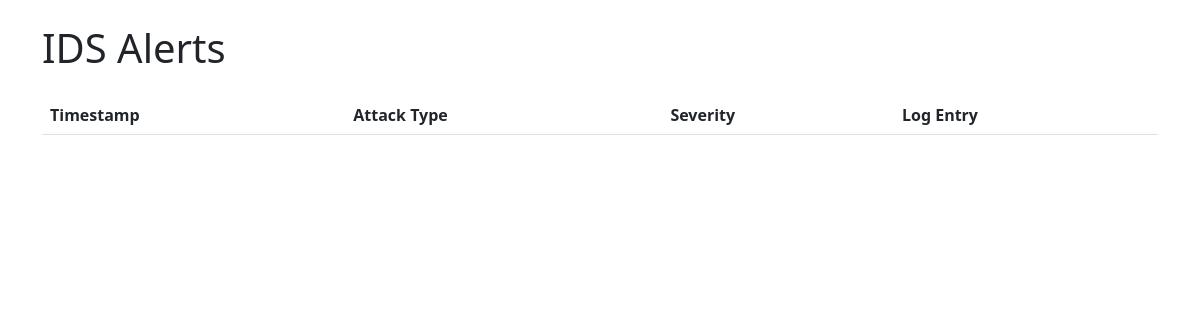
/alerts/, run on an earlier commit of the app's database.
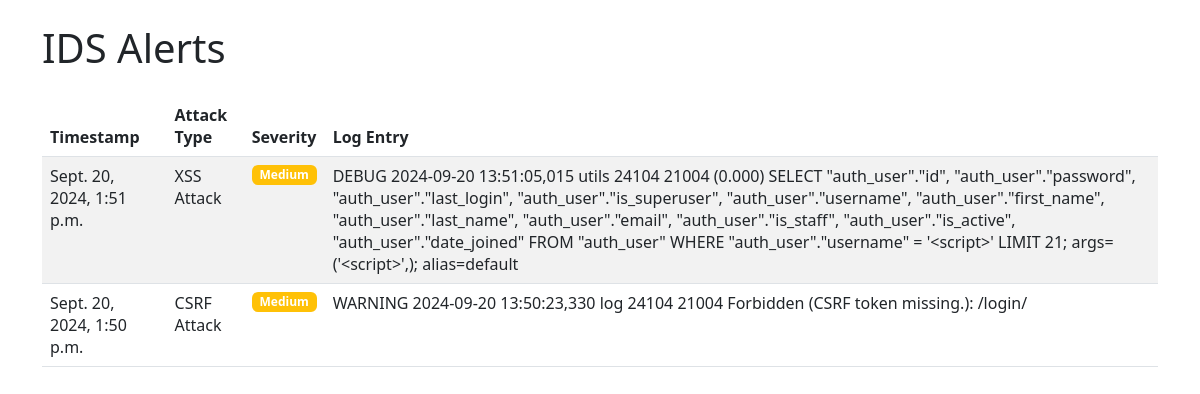
And on a later commit of the database.
### IDSWeb/models.py (models this page shows, shortened)
class Alert(models.Model):
    timestamp = models.DateTimeField(default=timezone.now)
    log_entry = models.TextField()
    attack_type = models.CharField(max_length=100)
    severity = models.CharField(max_length=20)

### IDSWeb/views.py (the view)
# urls.py: path('alerts/', AlertListView.as_view(), name='alert_list'),
class AlertListView(ListView):
    model = Alert
    template_name = 'alert_list.html'
    context_object_name = 'alerts'
    ordering = ['-timestamp']
    def get_queryset(self):
        queryset = super().get_queryset()
        for alert in queryset:
            alert.timestamp = alert.timestamp.astimezone(timezone.get_current_timezone())
        return queryset

### IDSWeb/templates/alert_list.html
<link href="https://cdn.jsdelivr.net/npm/bootstrap@5.3.0-alpha1/dist/css/bootstrap.min.css" rel="stylesheet">
{% block content %}
  <div class="container mt-4">
    <h1 class="mb-4">IDS Alerts</h1>
    <table class="table table-striped table-hover">
      <thead class="thead-dark">
        <tr>
          <th>Timestamp</th>
          <th>Attack Type</th>
          <th>Severity</th>
          <th>Log Entry</th>
        </tr>
      </thead>
      <tbody>
        {% for alert in alerts %}
          <tr>
            <td>{{ alert.timestamp }}</td>
            <td>{{ alert.attack_type }}</td>
            <td>
              <span class="badge {% if alert.severity == 'High' %}bg-danger{% elif alert.severity == 'Medium' %}bg-warning{% else %}bg-info{% endif %}">
                {{ alert.severity }}
              </span>
            </td>
            <td>{{ alert.log_entry }}</td>
          </tr>
        {% endfor %}
      </tbody>
    </table>
  </div>
{% endblock %}

What changed in the data, as far as the page shows it:
added Alert: timestamp "Sept. 20, 2024, 1:51 p.m.", attack_type "XSS Attack", severity "Medium", log_entry "DEBUG 2024-09-20 13:51:05,015 utils 24104 21004 (0.000) SELECT \"auth_user\".\"id\", \"auth_user\".\"password\", \"auth_user\".\"last_login\", \"auth_user\".\"is_superuser\", \"auth_user\".\"username\", \"auth_user\".\"first_name\", \"auth_user\".\"last_name\", \"auth_user\".\"email\", \"auth_user\".\"is_staff\", \"auth_user\".\"is_active\", \"auth_user\".\"date_joined\" FROM \"auth_user\" WHERE \"auth_user\".\"username\" = '<script>' LIMIT 21; args=('<script>',); alias=default"
added Alert: timestamp "Sept. 20, 2024, 1:50 p.m.", attack_type "CSRF Attack", severity "Medium", log_entry "WARNING 2024-09-20 13:50:23,330 log 24104 21004 Forbidden (CSRF token missing.): /login/"
